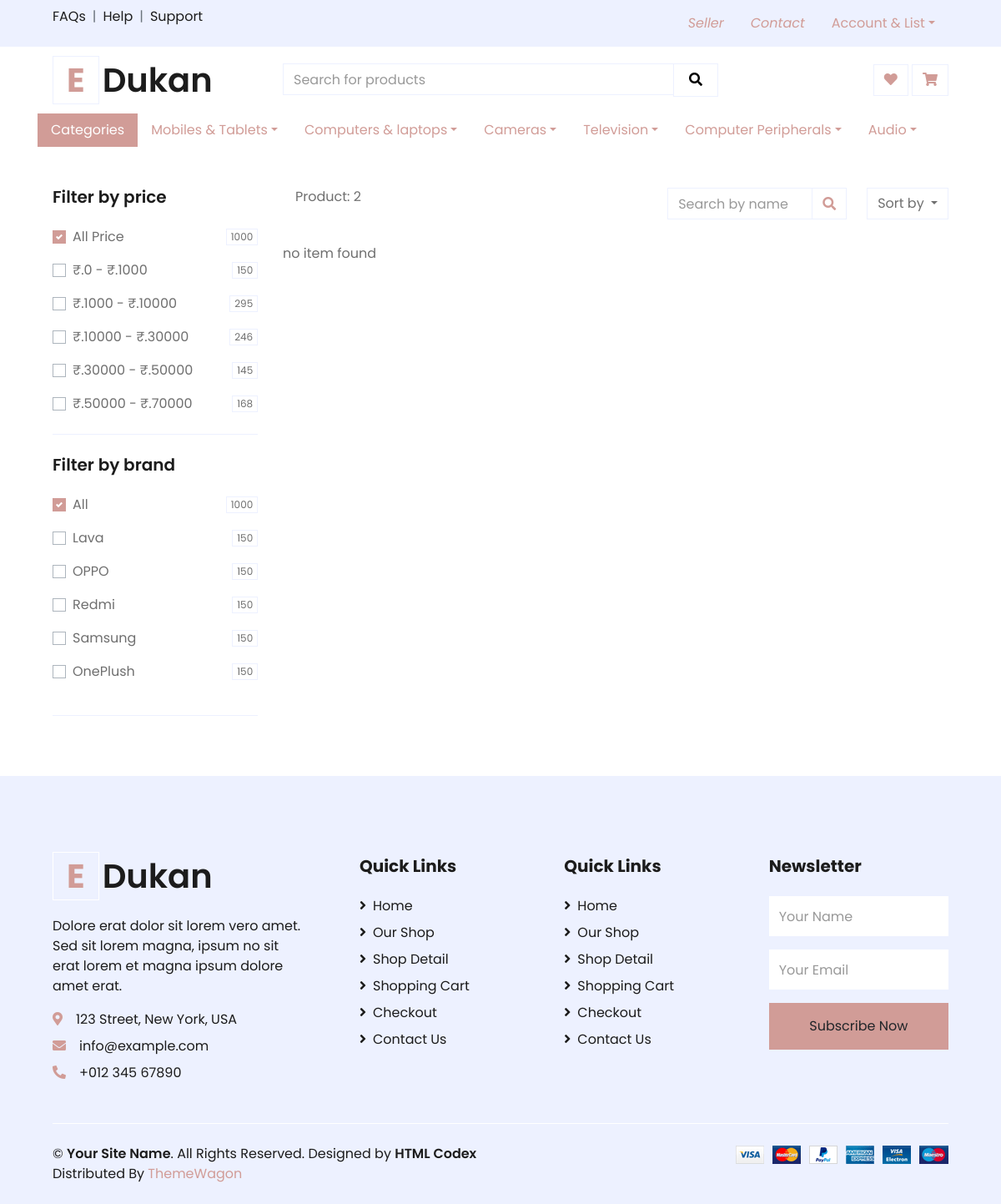
Screenshot of /group/2/ with the database file from the repository.
### product_app/models.py (models this page shows, shortened)
class Category_group(models.Model):
    category_group_name=models.CharField(choices=category_group_list, max_length=30)
    is_deleted=models.BooleanField(default=False)

### core_app/views.py (the view)
# urls.py: path('group/<str:group>/', group_sell_list),
def group_sell_list(request, group):
    data={'products':Product_table.objects.filter(category__category_group__category_group_name=group,is_deleted=False ),
    'path':f"Product: {group}"}
    return render(request, 'shop.html', data)

### templates/shop.html (shortened to what this page needs)
{% extends 'base.html' %}
{% load static %}
{% block body%}
    <div class="container-fluid pt-5">
        <div class="row px-xl-5">
            <div class="col-lg-3 col-md-12">
                <div class="border-bottom mb-4 pb-4">
                    <h5 class="font-weight-semi-bold mb-4">Filter by price</h5>
                    <form>
                        <div class="custom-control custom-checkbox d-flex align-items-center justify-content-between mb-3">
                            <label class="custom-control-label" for="price-all">All Price</label>
                            <span class="badge border font-weight-normal">1000</span>
                        </div>
                        <div class="custom-control custom-checkbox d-flex align-items-center justify-content-between mb-3">
                            <label class="custom-control-label" for="price-1">₹.0 - ₹.1000</label>
                            <span class="badge border font-weight-normal">150</span>
                        </div>
                        <div class="custom-control custom-checkbox d-flex align-items-center justify-content-between mb-3">
                            <label class="custom-control-label" for="price-2">₹.1000 - ₹.10000</label>
                            <span class="badge border font-weight-normal">295</span>
                        </div>
                        <div class="custom-control custom-checkbox d-flex align-items-center justify-content-between mb-3">
                            <label class="custom-control-label" for="price-3">₹.10000 - ₹.30000</label>
                            <span class="badge border font-weight-normal">246</span>
                        </div>
                        <div class="custom-control custom-checkbox d-flex align-items-center justify-content-between mb-3">
                            <label class="custom-control-label" for="price-4">₹.30000 - ₹.50000</label>
                            <span class="badge border font-weight-normal">145</span>
                        </div>
                        <div class="custom-control custom-checkbox d-flex align-items-center justify-content-between">
                            <label class="custom-control-label" for="price-5">₹.50000 - ₹.70000</label>
                            <span class="badge border font-weight-normal">168</span>
                        </div>
                    </form>
                </div>
                <div class="border-bottom mb-4 pb-4">
                    <h5 class="font-weight-semi-bold mb-4">Filter by brand</h5>
                    <form>
                        <div class="custom-control custom-checkbox d-flex align-items-center justify-content-between mb-3">
                            <label class="custom-control-label" for="price-all">All</label>
                            <span class="badge border font-weight-normal">1000</span>
                        </div>
                        <div class="custom-control custom-checkbox d-flex align-items-center justify-content-between mb-3">
                            <label class="custom-control-label" for="color-1">Lava</label>
                            <span class="badge border font-weight-normal">150</span>
                        </div>
                        <div class="custom-control custom-checkbox d-flex align-items-center justify-content-between mb-3">
                            <label class="custom-control-label" for="color-1">OPPO</label>
                            <span class="badge border font-weight-normal">150</span>
                        </div>
                        <div class="custom-control custom-checkbox d-flex align-items-center justify-content-between mb-3">
                            <label class="custom-control-label" for="color-1">Redmi</label>
                            <span class="badge border font-weight-normal">150</span>
                        </div>
                        <div class="custom-control custom-checkbox d-flex align-items-center justify-content-between mb-3">
                            <label class="custom-control-label" for="color-1">Samsung</label>
                            <span class="badge border font-weight-normal">150</span>
                        </div>
                        <div class="custom-control custom-checkbox d-flex align-items-center justify-content-between mb-3">
                            <label class="custom-control-label" for="color-1">OnePlush</label>
                            <span class="badge border font-weight-normal">150</span>
                        </div>
                    </form>
                </div>
            </div>
            <div class="col-lg-9 col-md-12">
                <div class="row pb-3">
                    <div class="col-12 pb-1">
                        <div class="d-flex align-items-center justify-content-between mb-4">
                            <div class="container">
                                <p>{{path}}</p>
                            </div>
                            <form action="">
                                <div class="input-group">
                                    <input type="text" class="form-control" placeholder="Search by name">
                                    <div class="input-group-append">
                                        <span class="input-group-text bg-transparent text-primary">
                                            <i class="fa fa-search"></i>
                                        </span>
                                    </div>
                                </div>
                            </form>
                            <div class="dropdown ml-4">
                                <button class="btn border dropdown-toggle" type="button" id="triggerId" data-toggle="dropdown" aria-haspopup="true"
                                        aria-expanded="false">
                                            Sort by
                                        </button>
                            </div>
                        </div>
                    </div>
                    <div class="container">
                        {% if products %}
                    {% for item in products %}
                    <div class="card mb-4" style="max-width:850px;height:auto;">
                        <div class="row g-0">
                          <div class="col-md-3">
                            <a href="/product/{{item.id}}">
                            <img  src="/media/{{item.display_image}}" class="img-fluid rounded-start" alt="...">
                            </a>
                        </div>
                          <div class="col-md-8">
                            <div class="card-body">
                                <a href="/product/{{item.id}}">
                                    <h5 class="card-text" style='font-family: "Georgia", Times, serif; font-weight: bold;'>
                                        {{item.product_name}}</h5></a>
                                        <a href="/review/{{item.id}}">
                                        <small style="color:#808000;"> Rating: {{item.rating_count}}/5 | ({{item.review_count}})reviews </small>
                                        </a>
                                        <hr>
                                        <h4 style='color:red;'>₹.{{item.min_price}} <small style='color:black;'><small>  <del>₹.{{item.list_price}}<del></small></small></h4>
                            </div>
                          </div>
                        </div>
                      </div>
{% endfor%}
{% else %}
<p> no item found </p>
{% endif %}
                </div>
                </div>
            </div>
        </div>
    </div>
{% endblock%}

### templates/base.html (shortened to what this page needs)
{% load static %}
<!DOCTYPE html>
<html lang="en">
<head>
    <link href="https://cdnjs.cloudflare.com/ajax/libs/font-awesome/5.10.0/css/all.min.css" rel="stylesheet">
    <link href="{% static 'lib/owlcarousel/assets/owl.carousel.min.css'%}" rel="stylesheet">
    <link href="{% static 'css/style.css'%}" rel="stylesheet">
</head>
<body>
    <div class="container-fluid">
        <div class="row bg-secondary py-2 px-xl-5">
            <div class="col-lg-6 d-none d-lg-block">
                <div class="d-inline-flex align-items-center">
                    <a class="text-dark" href="">FAQs</a>
                    <span class="text-muted px-2">|</span>
                    <a class="text-dark" href="">Help</a>
                    <span class="text-muted px-2">|</span>
                    <a class="text-dark" href="">Support</a>
                </div>
            </div>
            <div class="col-lg-6 text-center text-lg-right">
                <div class="d-inline-flex align-items-center">
                    <i><a href='/seller' class="nav-item nav-link">Seller</a></i>
                    <i><a href='/contact' class="nav-item nav-link">Contact</a></i>
                    <div class="nav-item dropdown">
                        {% if request.session.is_active %}
                        <a class="nav-link dropdown-toggle" data-toggle="dropdown">hello,{{request.session.first_name}}</a>
                        {% else%}
                        <a class="nav-link dropdown-toggle" data-toggle="dropdown">Account & List</a>
                        {% endif%}
                    </div>
                </div>
            </div>
        </div>
        <div class="row align-items-center py-3 px-xl-5">
            <div class="col-lg-3 d-none d-lg-block">
                <a href='/' class="text-decoration-none">
                    <h1 class="m-0 display-5 font-weight-semi-bold"><span class="text-primary font-weight-bold border px-3 mr-1">E</span>Dukan</h1>
                </a>
            </div>
            <div class="col-lg-6 col-6 text-left">
                <form method='get' action="/search">
                    <div class="input-group">
                        <input type="text" name='search_value' required class="form-control" placeholder="Search for products">
                        <div class="input-group-append">
                            <span class="input-group-text bg-transparent text-primary">
                                <button style='border: none;
                                background: transparent;
                                cursor: pointer;' type='submit'><i  class="fa fa-search"></i></button>
                            </span>
                        </div>
                    </div>
                </form>
            </div>
            <div class="col-lg-3 col-6 text-right">
                <a href="/wishlist" class="btn border">
                    <i class="fas fa-heart text-primary"></i>
                </a>
                <a href='/cart' class="btn border">
                    <i class="fas fa-shopping-cart text-primary"></i>
                </a>
            </div>
        </div>
    </div>
    <div class="container">
    <ul class="nav nav-pills">
        <li class="nav-item">
          <a class="nav-link active" aria-current="page">Categories</a>
        </li>
        {% for item in list %}
        <div class="nav-item dropdown">
            <a class="nav-link dropdown-toggle" data-toggle="dropdown">{{item.group}}</a>
        </div>
       {% endfor %}
      </ul>
    </div>
{% block body%} {% endblock%}
    <div class="container-fluid bg-secondary text-dark mt-5 pt-5">
        <div class="row px-xl-5 pt-5">
            <div class="col-lg-4 col-md-12 mb-5 pr-3 pr-xl-5">
                <a href='' class="text-decoration-none">
                    <h1 class="mb-4 display-5 font-weight-semi-bold"><span class="text-primary font-weight-bold border border-white px-3 mr-1">E</span>Dukan</h1>
                </a>
                <p>Dolore erat dolor sit lorem vero amet. Sed sit lorem magna, ipsum no sit erat lorem et magna ipsum dolore amet erat.</p>
                <p class="mb-2"><i class="fa fa-map-marker-alt text-primary mr-3"></i>123 Street, New York, USA</p>
                <p class="mb-2"><i class="fa fa-envelope text-primary mr-3"></i>info@example.com</p>
                <p class="mb-0"><i class="fa fa-phone-alt text-primary mr-3"></i>+012 345 67890</p>
            </div>
            <div class="col-lg-8 col-md-12">
                <div class="row">
                    <div class="col-md-4 mb-5">
                        <h5 class="font-weight-bold text-dark mb-4">Quick Links</h5>
                        <div class="d-flex flex-column justify-content-start">
                            <a class="text-dark mb-2" href="index.html"><i class="fa fa-angle-right mr-2"></i>Home</a>
                            <a class="text-dark mb-2" href="shop.html"><i class="fa fa-angle-right mr-2"></i>Our Shop</a>
                            <a class="text-dark mb-2" href="detail.html"><i class="fa fa-angle-right mr-2"></i>Shop Detail</a>
                            <a class="text-dark mb-2" href="cart.html"><i class="fa fa-angle-right mr-2"></i>Shopping Cart</a>
                            <a class="text-dark mb-2" href="checkout.html"><i class="fa fa-angle-right mr-2"></i>Checkout</a>
                            <a class="text-dark" href="contact.html"><i class="fa fa-angle-right mr-2"></i>Contact Us</a>
                        </div>
                    </div>
                    <div class="col-md-4 mb-5">
                        <h5 class="font-weight-bold text-dark mb-4">Quick Links</h5>
                        <div class="d-flex flex-column justify-content-start">
                            <a class="text-dark mb-2" href="index.html"><i class="fa fa-angle-right mr-2"></i>Home</a>
                            <a class="text-dark mb-2" href="shop.html"><i class="fa fa-angle-right mr-2"></i>Our Shop</a>
                            <a class="text-dark mb-2" href="detail.html"><i class="fa fa-angle-right mr-2"></i>Shop Detail</a>
                            <a class="text-dark mb-2" href="cart.html"><i class="fa fa-angle-right mr-2"></i>Shopping Cart</a>
                            <a class="text-dark mb-2" href="checkout.html"><i class="fa fa-angle-right mr-2"></i>Checkout</a>
                            <a class="text-dark" href="contact.html"><i class="fa fa-angle-right mr-2"></i>Contact Us</a>
                        </div>
                    </div>
                    <div class="col-md-4 mb-5">
                        <h5 class="font-weight-bold text-dark mb-4">Newsletter</h5>
                        <form action="">
                            <div class="form-group">
                                <input type="text" class="form-control border-0 py-4" placeholder="Your Name" required="required" />
                            </div>
                            <div class="form-group">
                                <input type="email" class="form-control border-0 py-4" placeholder="Your Email"
                                    required="required" />
                            </div>
                            <div>
                                <button class="btn btn-primary btn-block border-0 py-3" type="submit">Subscribe Now</button>
                            </div>
                        </form>
                    </div>
                </div>
            </div>
        </div>
        <div class="row border-top border-light mx-xl-5 py-4">
            <div class="col-md-6 px-xl-0">
                <p class="mb-md-0 text-center text-md-left text-dark">
                    &copy; <a class="text-dark font-weight-semi-bold" href="#">Your Site Name</a>. All Rights Reserved. Designed
                    by
                    <a class="text-dark font-weight-semi-bold" href="https://htmlcodex.com">HTML Codex</a><br>
                    Distributed By <a href="https://themewagon.com" target="_blank">ThemeWagon</a>
                </p>
            </div>
            <div class="col-md-6 px-xl-0 text-center text-md-right">
                <img class="img-fluid" src="{%static 'img/payments.png'%}" alt="">
            </div>
        </div>
    </div>
</body>
</html>

### rows the page displays
Category_group: group "Mobiles & Tablets"
Category_group: group "Computers & laptops"
Category_group: group "Cameras"
Category_group: group "Television"
Category_group: group "Computer Peripherals"
Category_group: group "Audio"

### other values shown
{{ path }} "Product: 2"
